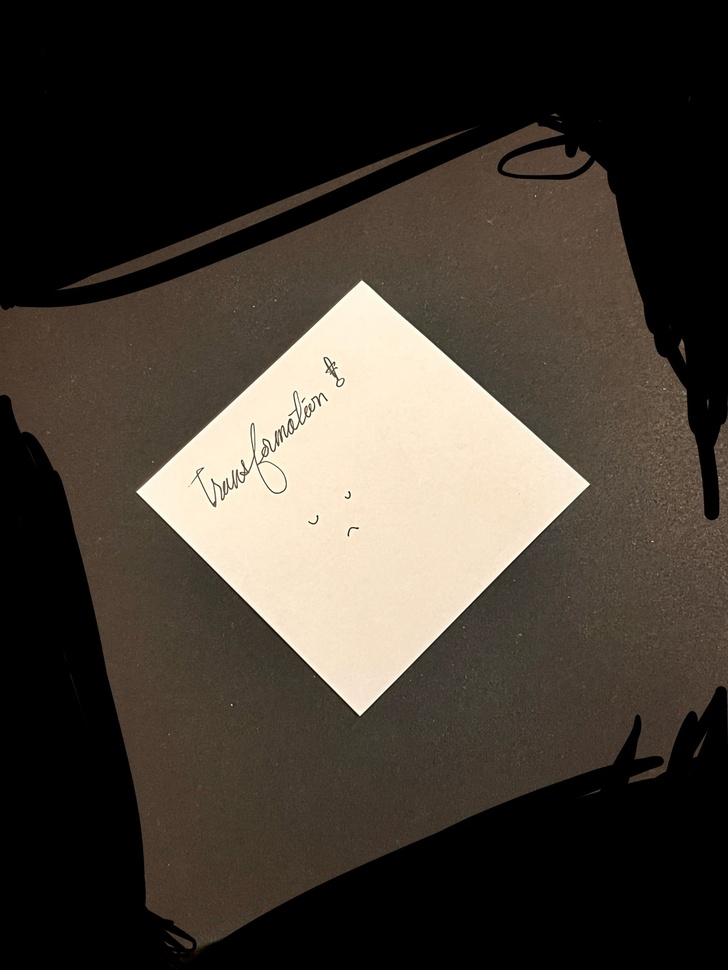
#> input picture perspective transformation samples/note1.jpg, 728 x 970 px, shrunk from 1576 x 2100 before the run, found by its file name; its folder holds only this picture in this run
$ python DocumentScanner.py
#> lines starting #> are read from the running program, lines starting #| are printed output that depends on the picture; after the words box and inside, x2 and y2 are one past the last pixel; in counts of white or black regions, pixels touching at a corner belong together

import cv2 as cv
import numpy as np
import matplotlib.pyplot as plt
import os

# assumption: the paper is upright and is a rectangular figure
# returns the paper in a black and white format

# read image in black and white
directory = r"C:\Users\OWNER\Downloads\python\OpenCV\images\perspective transformation samples"


def DocumentScanner(address):
    img = cv.imread(address)
#> img is the input picture: shape (970, 728, 3); mean B, G, R 51.1, 59.5, 66.8
    img = cv.cvtColor(img, cv.COLOR_BGR2RGB)
    gray = cv.cvtColor(img, cv.COLOR_BGR2GRAY)
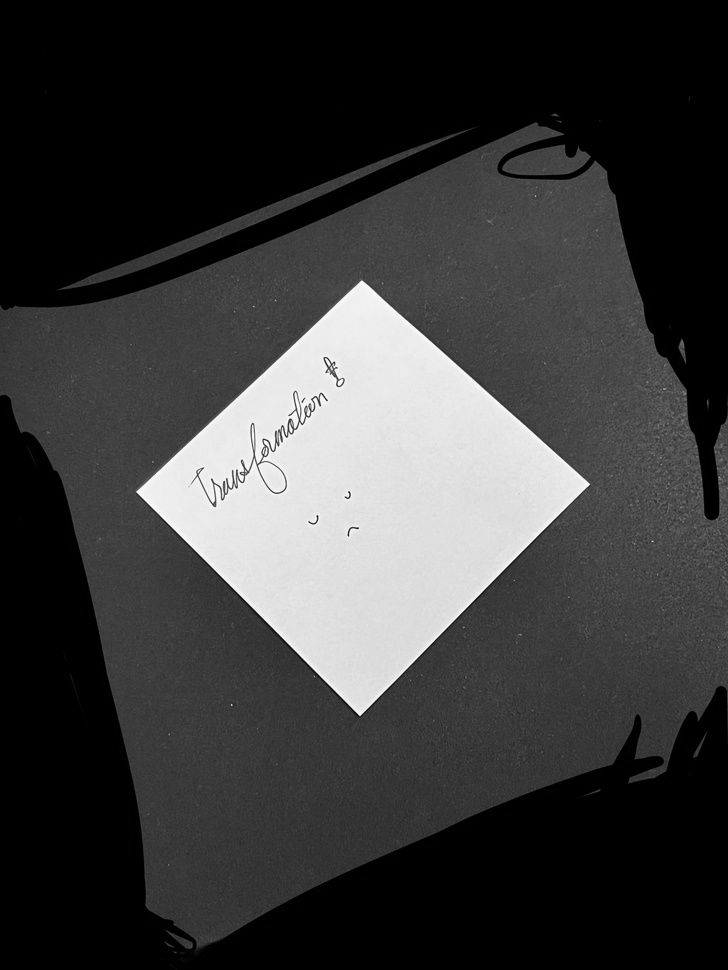
#> gray: shape (970, 728); min 0, max 251, mean 57.8

    # find the largest contour (the box) using manually implemented canny algorithm
    # get kernel size
    xy = []
    for scale in gray.shape:
        xy.append(scale // 100) if scale // 100 % 2 else xy.append(scale // 100 + 1)
    kernel = tuple(xy)

    # thresh, blur, and find contours
    thresh = cv.threshold(gray, 160, 255, cv.THRESH_BINARY)[1]
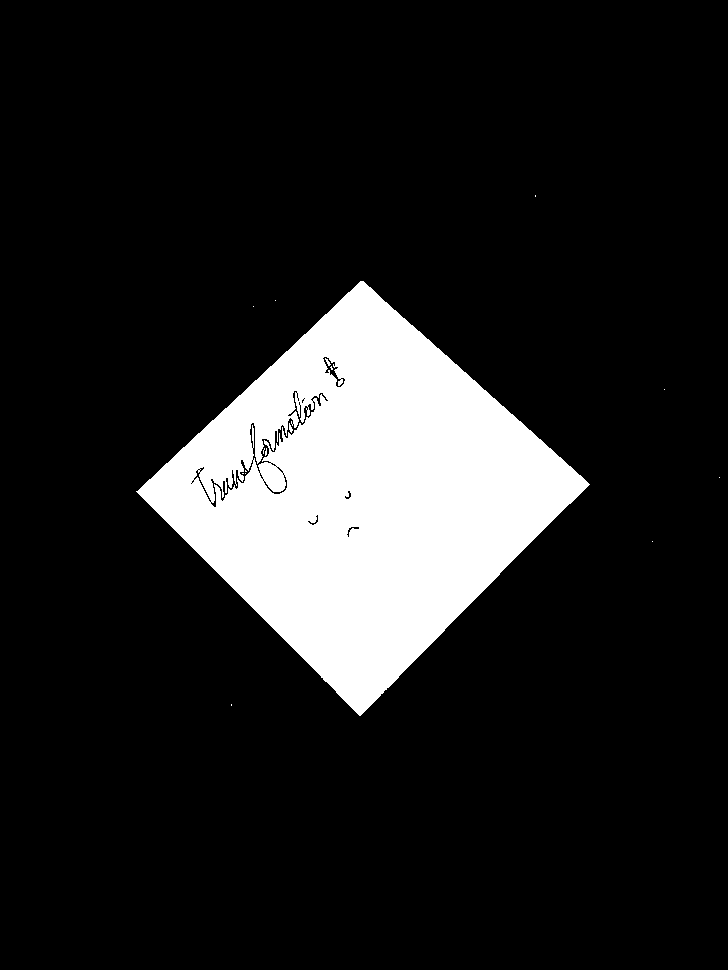
#> thresh: shape (970, 728); 13.8% white; 16 white regions (13 under 20 px)
    # thresh = cv.threshold(gray, 0, 255, cv.THRESH_OTSU)[1]
    blur = cv.GaussianBlur(thresh, kernel, 0)
    cnt = cv.findContours(blur, cv.RETR_TREE, cv.CHAIN_APPROX_NONE)[0]
#> cnt = 8 contours; box (x1, y1, x2, y2) and area: (132, 278, 594, 719) 103677, (227, 701, 236, 709) 50, (531, 192, 540, 200) 50, (648, 538, 657, 545) 40, (715, 474, 724, 481) 40, (660, 386, 669, 393) 40, (249, 303, 258, 310) 40, (271, 297, 280, 304) 40
    if not len(cnt):
        raise ValueError("No contours found")
    # c = max(cnt, key=cv.contourArea)
    # either simply find the max or find largest contour with four points using approximation
    cnts = sorted(cnt, key=cv.contourArea, reverse=True)[:30]
#> cnts has the same summary as cnt
    c = None
    for contour in cnts:
        peri = cv.arcLength(contour, True)
        approx = cv.approxPolyDP(contour, peri * 0.03, True)
        if len(approx) == 4:
            c = approx
            break
#> this loop made 1 pass
#> (peri, c) on pass 1: (1294.7, [[357, 278], [132, 492], [363, 718], [593, 483]])

    # find the four extreme points of the largest contour c
    topLeft = c[c[:, :, 0].argmin()][0]
#> topLeft = [132, 492]
    botRight = c[c[:, :, 0].argmax()][0]
#> botRight = [593, 483]
    topRight = c[c[:, :, 1].argmin()][0]
#> topRight = [357, 278]
    botLeft = c[c[:, :, 1].argmax()][0]
#> botLeft = [363, 718]

    extremePoints = np.array(
        [topLeft, botRight, topRight, botLeft], dtype=np.float32)
#> extremePoints = [[132, 492], [593, 483], [357, 278], [363, 718]]

    # calculate the new width using pythagorean theorem
    x1 = np.diff([topLeft[0], topRight[0]])
#> x1 = [225]
    y1 = np.diff([topLeft[1], topRight[1]])
#> y1 = [-214]
    x2 = np.diff([botLeft[0], botRight[0]])
#> x2 = [230]
    y2 = np.diff([botLeft[1], botRight[1]])
#> y2 = [-235]

    w = int(max(np.sqrt(x1 ** 2 + y1 ** 2)[0], np.sqrt(x2 ** 2 + y2 ** 2)[0]))
#> w = 328

    x1 = np.diff([topRight[0], botRight[0]])
#> x1 = [236]
    y1 = np.diff([topRight[1], botRight[1]])
#> y1 = [205]
    x2 = np.diff([topLeft[0], botLeft[0]])
#> x2 = [231]
    y2 = np.diff([topLeft[1], botLeft[1]])
#> y2 = [226]

    h = int(max(np.sqrt(x1 ** 2 + y1 ** 2)[0], np.sqrt(x2 ** 2 + y2 ** 2)[0]))
#> h = 323

    # destination size
    dst = np.array([[0, 0],
                    [w-5, h-5],
                    [w-5, 0],
                    [0, h-5]], dtype="float32")
#> dst = [[0, 0], [323, 318], [323, 0], [0, 318]]

    M = cv.getPerspectiveTransform(extremePoints, dst)
#> M = [[0.794, -0.811, 294.4], [0.814, 0.856, -528.4], [6.16e-05, 0.000246, 1]]
    warped = cv.warpPerspective(thresh, M, (w, h))
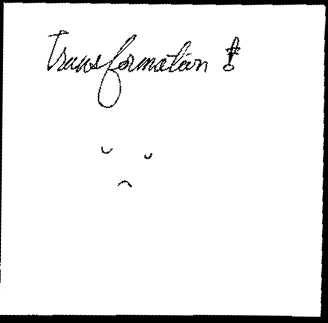
#> warped: shape (323, 328); min 0, max 255, mean 237.3

    return warped


for index, photo in enumerate(os.listdir(directory)):
    address = directory + "\\" + photo
    cv.imwrite("transformed{}.jpg".format(index), DocumentScanner(address))

$ run again, on perspective transformation samples/note6.jpg
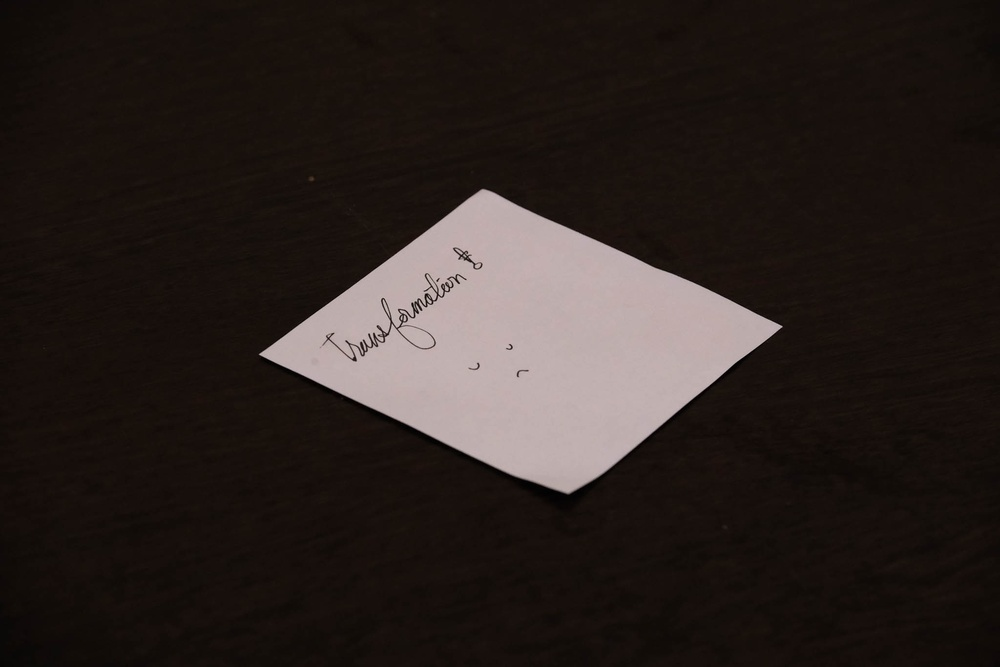
#> input picture perspective transformation samples/note6.jpg, 1000 x 667 px, shrunk from 2048 x 1365 before the run, found by its file name
#> in DocumentScanner, img is the input picture: shape (667, 1000, 3); mean B, G, R 31.8, 35.1, 43.6
#> in DocumentScanner, `thresh = cv.threshold(gray, 160, 255, cv.THRESH_BINARY)[1]`:
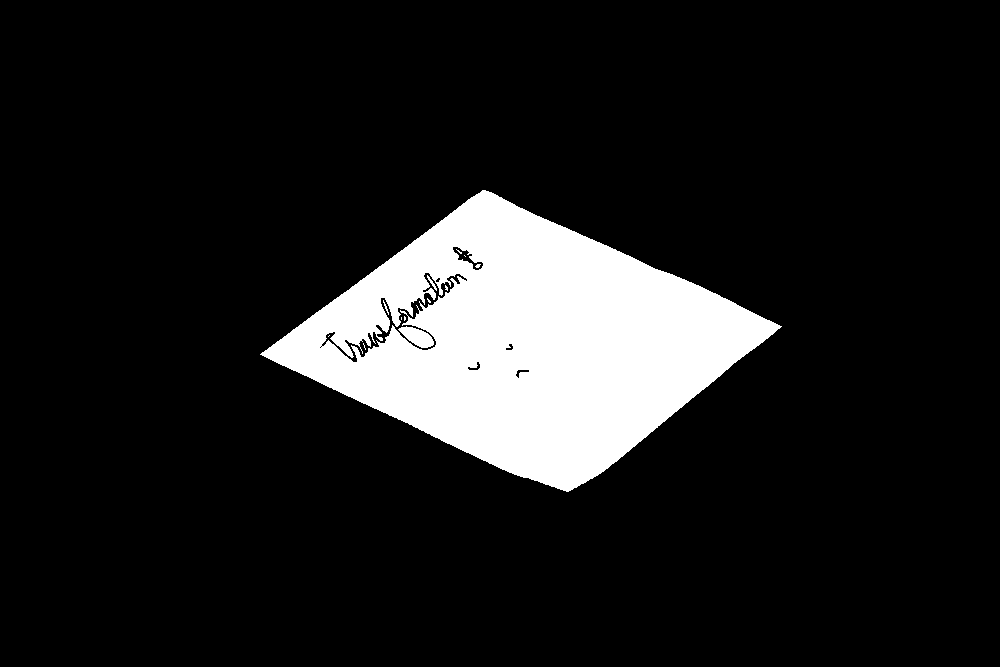
#> thresh: shape (667, 1000); 12% white; 13 white regions (9 under 20 px)
#> cnt = 1 contour; box (x1, y1, x2, y2) and area: (257, 185, 785, 497) 87416
#> cnts has the same summary as cnt
#> the loop in DocumentScanner, `for contour in cnts:` made 1 pass
#> (peri, c) on pass 1: (1318.7, [[257, 357], [569, 496], [784, 323], [481, 185]])
#> topLeft = [257, 357]
#> botRight = [784, 323]
#> topRight = [481, 185]
#> botLeft = [569, 496]
#> extremePoints = [[257, 357], [784, 323], [481, 185], [569, 496]]
#> in DocumentScanner, `x1 = np.diff([topLeft[0], topRight[0]])`: x1 = [224]
#> in DocumentScanner, `y1 = np.diff([topLeft[1], topRight[1]])`: y1 = [-172]
#> in DocumentScanner, `x2 = np.diff([botLeft[0], botRight[0]])`: x2 = [215]
#> in DocumentScanner, `y2 = np.diff([botLeft[1], botRight[1]])`: y2 = [-173]
#> w = 282
#> in DocumentScanner, `x1 = np.diff([topRight[0], botRight[0]])`: x1 = [303]
#> in DocumentScanner, `y1 = np.diff([topRight[1], botRight[1]])`: y1 = [138]
#> in DocumentScanner, `x2 = np.diff([topLeft[0], botLeft[0]])`: x2 = [312]
#> in DocumentScanner, `y2 = np.diff([topLeft[1], botLeft[1]])`: y2 = [139]
#> h = 341
#> dst = [[0, 0], [277, 336], [277, 0], [0, 336]]
#> M = [[0.445, -1, 242.5], [0.675, 0.88, -487.6], [-5.77e-05, 4.8e-05, 1]]
#> in DocumentScanner, `warped = cv.warpPerspective(thresh, M, (w, h))`:
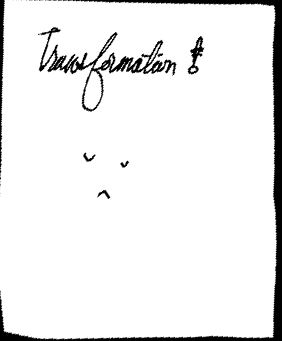
#> warped: shape (341, 282); min 0, max 255, mean 237.2

$ run again, on perspective transformation samples/note2.jpg
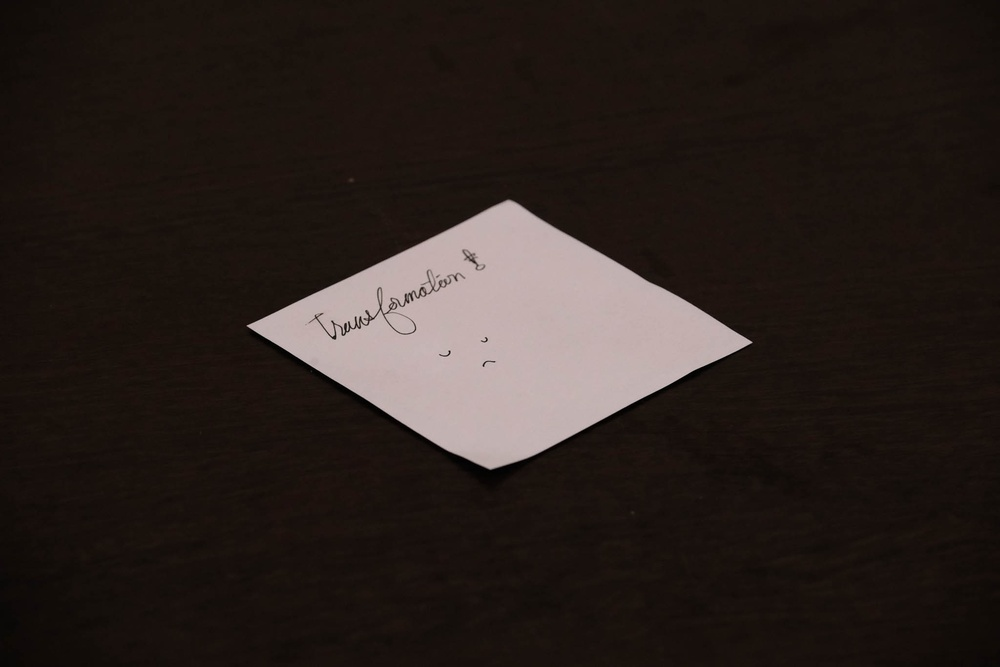
#> input picture perspective transformation samples/note2.jpg, 1000 x 667 px, shrunk from 2048 x 1365 before the run, found by its file name
#> in DocumentScanner, img is the input picture: shape (667, 1000, 3); mean B, G, R 30.1, 34.2, 43
#> in DocumentScanner, `thresh = cv.threshold(gray, 160, 255, cv.THRESH_BINARY)[1]`:
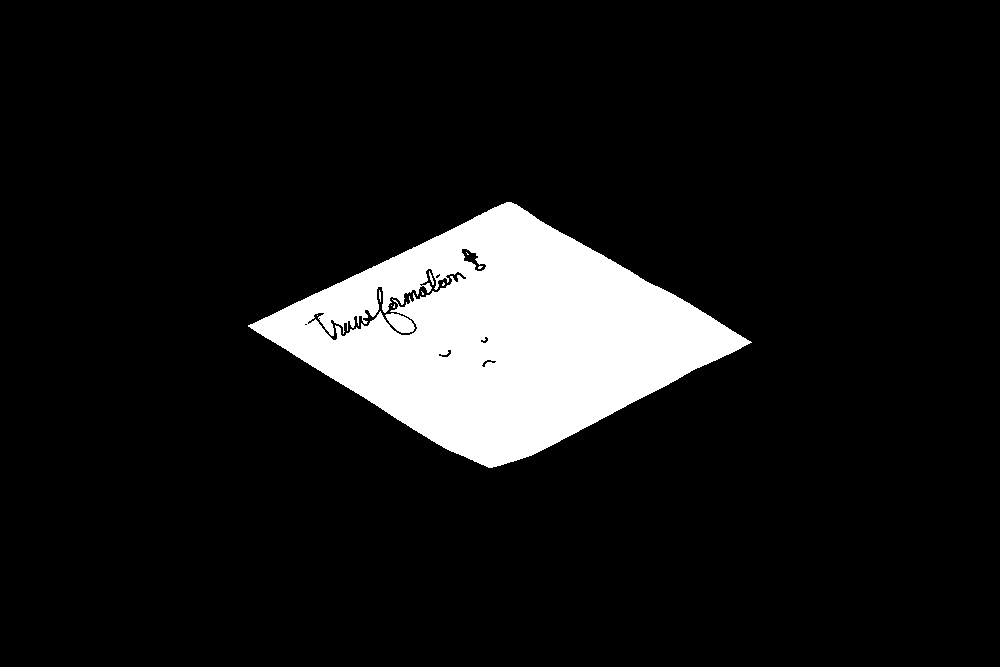
#> thresh: shape (667, 1000); 10.2% white; 11 white regions (8 under 20 px)
#> cnt = 1 contour; box (x1, y1, x2, y2) and area: (245, 197, 755, 473) 74420
#> cnts has the same summary as cnt
#> the loop in DocumentScanner, `for contour in cnts:` made 1 pass
#> (peri, c) on pass 1: (1253.4, [[754, 345], [512, 197], [245, 322], [487, 472]])
#> topLeft = [245, 322]
#> botRight = [754, 345]
#> topRight = [512, 197]
#> botLeft = [487, 472]
#> extremePoints = [[245, 322], [754, 345], [512, 197], [487, 472]]
#> in DocumentScanner, `x1 = np.diff([topLeft[0], topRight[0]])`: x1 = [267]
#> in DocumentScanner, `y1 = np.diff([topLeft[1], topRight[1]])`: y1 = [-125]
#> in DocumentScanner, `x2 = np.diff([botLeft[0], botRight[0]])`: x2 = [267]
#> in DocumentScanner, `y2 = np.diff([botLeft[1], botRight[1]])`: y2 = [-127]
#> w = 295
#> in DocumentScanner, `x1 = np.diff([topRight[0], botRight[0]])`: x1 = [242]
#> in DocumentScanner, `y1 = np.diff([topRight[1], botRight[1]])`: y1 = [148]
#> in DocumentScanner, `x2 = np.diff([topLeft[0], botLeft[0]])`: x2 = [242]
#> in DocumentScanner, `y2 = np.diff([topLeft[1], botLeft[1]])`: y2 = [150]
#> h = 284
#> dst = [[0, 0], [290, 279], [290, 0], [0, 279]]
#> M = [[0.624, -1.01, 171.3], [0.508, 1.08, -473.5], [-3.82e-06, 5.32e-05, 1]]
#> in DocumentScanner, `warped = cv.warpPerspective(thresh, M, (w, h))`:
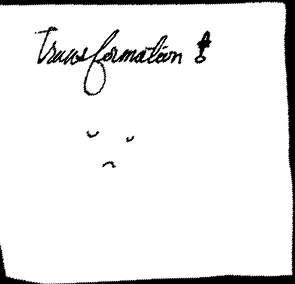
#> warped: shape (284, 295); min 0, max 255, mean 236
